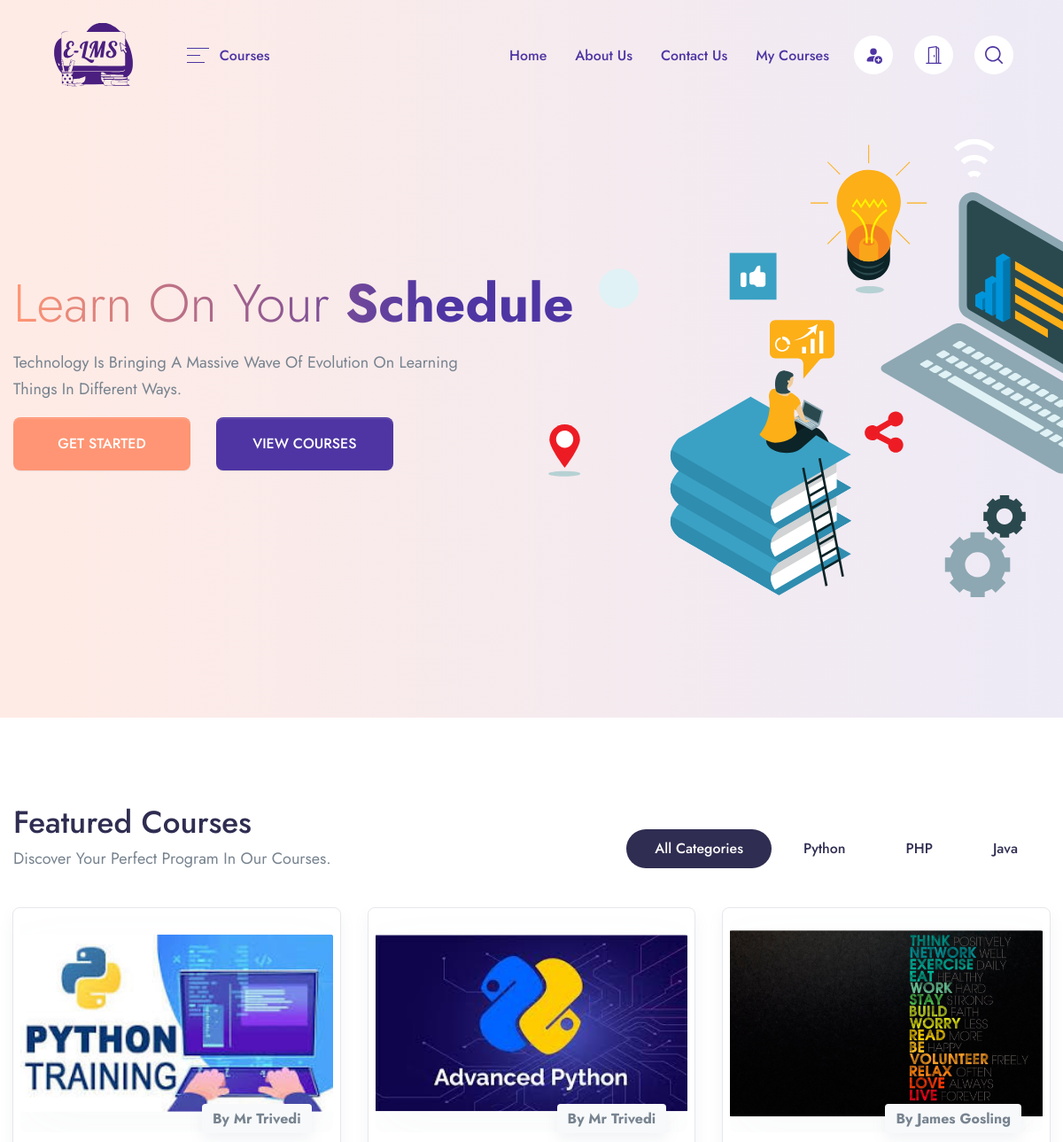
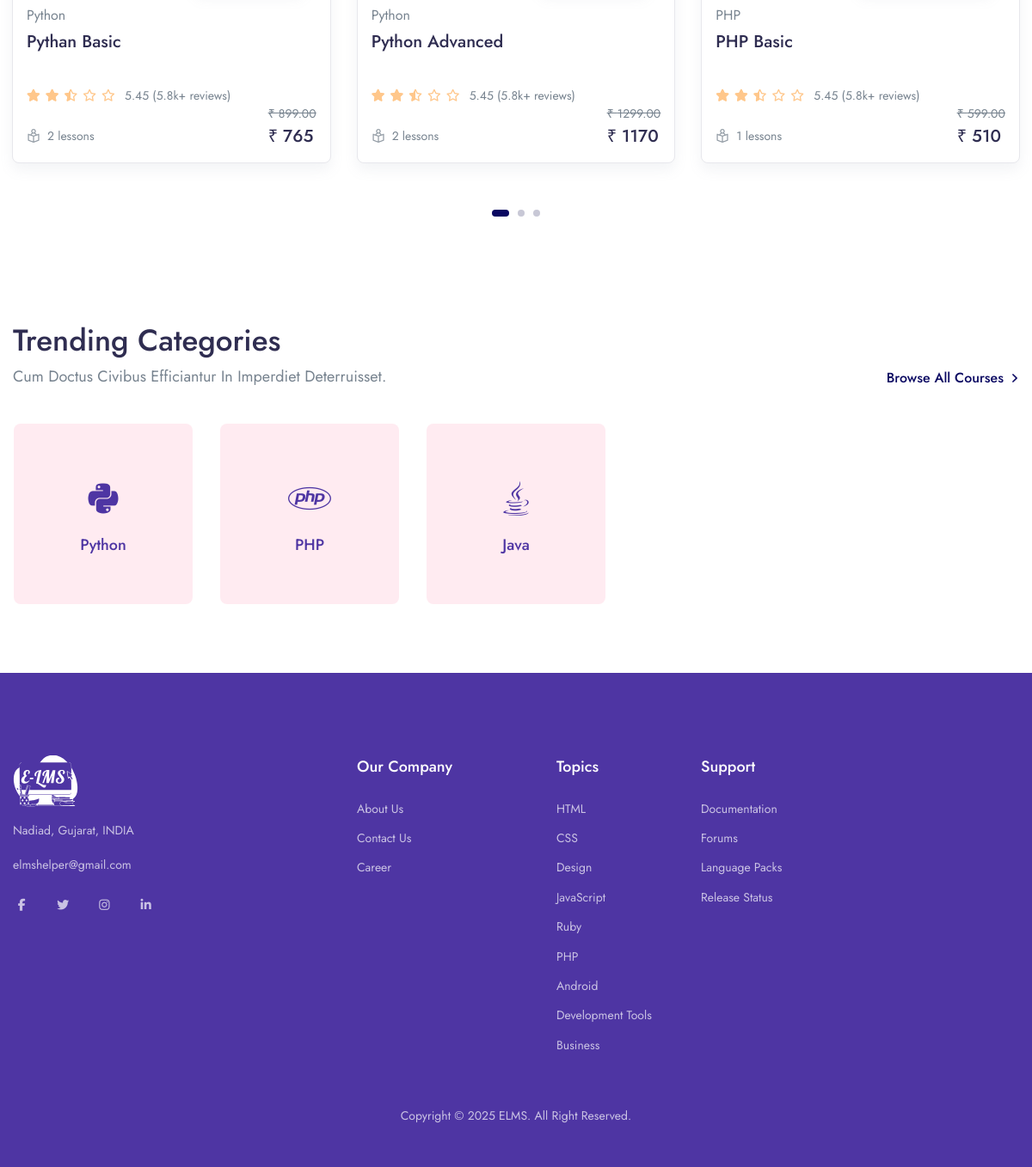
The page / on the database its author committed (2 pictures, top to bottom).
### app/models.py (models this page shows, shortened)
class Categories(models.Model):
    name = models.CharField(max_length=200)
    icon = models.CharField(max_length=200, null=True)

class Course(models.Model):
    course_image = models.ImageField(upload_to="Media/course_image", null=True)
    teacher = models.ForeignKey(Teacher, on_delete=models.CASCADE, related_name="courses")
    title = models.CharField(max_length=255)
    descriptions = models.TextField()
    course_category = models.ForeignKey(Categories, on_delete=models.CASCADE, related_name="courses")
    level = models.ForeignKey(Level, on_delete=models.CASCADE, null=True,)
    language = models.ForeignKey(Language, on_delete=models.CASCADE, null=True,)
    slug = models.SlugField(default='',max_length=500, null=True,blank=True)
    price = models.DecimalField(max_digits=10, decimal_places=2)
    discount = models.DecimalField(max_digits=5, decimal_places=2, null=True, blank=True, default=0)
    def get_absolute_url(self):
        from django.urls import reverse
        return reverse("course_details", kwargs={"slug": self.slug})

class Teacher(models.Model):
    user = models.OneToOneField(Users, on_delete=models.CASCADE, related_name="teacher_profile")
    email = models.EmailField()
    contact_no = models.CharField(max_length=10, null=True, blank=True)
    qualification = models.TextField()
    experience = models.IntegerField(default=0)  # in years
    rating = models.DecimalField(max_digits=3, decimal_places=2, default=0.0)
    bio = models.TextField(null=True, blank=True)

class Users(AbstractUser):
    ROLE_CHOICES = (
        ('student', 'Student'),
        ('teacher', 'Teacher'),
        ('admin', 'Admin'),
    )
    role = models.CharField(max_length=20, choices=ROLE_CHOICES, default='student')

### E_LMS/views.py (the view)
# urls.py: 2. Add a URL to urlpatterns:  path('', views.home, name='home')
def home(request):
    context = get_common_context()
    context['category'] = Categories.objects.all().order_by('id')[0:5]  # limit 5
    context['courses'] = Course.objects.all().order_by('id')[0:5]      # limit 5
    return render(request, "main/index.html", context)

### templates/main/index.html (shortened to what this page needs)
{% extends 'base.html' %}
{% load static %}
{% block content %}
{% load course_tags %}
<section class="py-13 pt-xl-14 mt-n13 pb-lg-12 bg-cover position-relative"
         style="background: linear-gradient(90deg, #FFEBE5 0.13%, #EDEAF6 100.01%);">
    <div class="container-fluid">
        <div class="row align-items-center">
            <div class="col-12 col-md-5 col-lg-5 order-md-2" data-aos="fade-in">
                <img src="{% static 'assets/img/illustrations/illustration-5.svg' %}"
                     class="img-fluid ms-xl-n11 mw-md-174 mb-6 mb-md-0" alt="...">
            </div>
            <div class="col-12 col-md-7 col-lg-7 order-md-1">
                <h1 class="display-2 text-gradient-1 text-capitalize" data-aos="fade-left" data-aos-duration="150">
                    Learn on your <span class="fw-bold">Schedule</span>
                </h1>
                <p class="lead pe-md-8 pe-xl-12 text-capitalize" data-aos="fade-up" data-aos-duration="200">
                    Technology is bringing a massive wave of evolution on learning things in different ways.
                </p>
                <a href="{% url 'register' %}"
                   class="btn btn-tangerine btn-wide rounded-lg mb-4 mb-md-0 me-md-5 text-w" data-aos="fade-up"
                   data-aos-duration="200">GET STARTED</a>
                <a href="{% url 'all_courses' %}" class="btn btn-gigas btn-wide rounded-lg d-none d-lg-inline-block"
                   data-aos="fade-up" data-aos-duration="200">VIEW COURSES</a>
            </div>
        </div>
    </div>
</section>
<section class="pt-5 pb-9 py-md-11 bg-white"cd>
        <div class="container container-wd">
            <div class="row align-items-end mb-7">
                <div class="col-xl mb-5 mb-xl-0">
                    <h1 class="mb-1">Featured Courses</h1>
                    <p class="font-size-lg text-capitalize mb-0">Discover your perfect program in our courses.</p>
                </div>
                <div class="col-xl-auto">
                    <div class="nav justify-content-lg-start justify-content-xl-center justify-content-center tab-nav-1" id="pills-tab" role="tablist">
                        <a class="btn-sm btn-pill me-1 mb-1 text-dark fw-medium px-6 active" id="pills-all-tab" data-bs-toggle="tab" href="#pills-all" role="tab" aria-controls="pills-all" aria-selected="true">
                            All Categories
                        </a>
                        {% for i in category%}
                        <a class="btn-sm btn-pill me-1 mb-1 text-dark fw-medium px-6" id="pills-art-tab" data-bs-toggle="tab" href="#pills-{{ i.id }}" role="tab" aria-controls="pills-art" aria-selected="false">
                            {{ i.name }}
                        </a>
                        {% endfor %}
                    </div>
                </div>
            </div>
            <div class="tab-content flickity-tab" id="pills-tabContent">
                <div class="tab-pane fade show active" id="pills-all" role="tabpanel" aria-labelledby="pills-all-tab">
                    <div class="mx-n4 flickity-button-outset" data-flickity='{"pageDots": true, "prevNextButtons": true, "cellAlign": "left", "wrapAround": true, "imagesLoaded": true}'>
                        {% for i in courses %}
                        <div class="col-12 col-md-6 col-xl-4 col-wd-3 pb-4 pb-md-7" style="padding-right:15px;padding-left:15px;">
                            <div class="card border shadow p-2 rounded-lg sk-fade">
                                <div class="card-zoom position-relative">
                                    <a href="{{ i.get_absolute_url }}" class="card-img sk-thumbnail img-ratio-9 d-block">
                                        <img class="rounded shadow-light-lg" src="{{ i.course_image.url }}" alt="{{ i.title }}">
                                    </a>
                                </div>
                                <div class="card-footer px-2 pb-2 mb-1 pt-4 position-relative">
                                    <div class="position-absolute top-0 right-0 mt-n6 me-5 rounded shadow bg-light px-3 py-1">
                                        <strong>By {{ i.teacher.user.get_full_name|default:i.teacher.user.username }}</strong>
                                    </div>
                                    <a href="{{ i.get_absolute_url }}"><span class="mb-1 d-inline-block text-gray-800">{{ i.course_category.name }}</span></a>
                                    <div class="position-relative">
                                        <a href="{{ i.get_absolute_url }}" class="d-block stretched-link"><h4 class="line-clamp-2 h-md-48 h-lg-58 me-md-6 me-lg-10 me-xl-4 mb-2">{{ i.title }}</h4></a>
                                        <div class="d-lg-flex align-items-end flex-wrap mb-n1">
                                            <div class="star-rating mb-2 mb-lg-0 me-lg-3">
                                                <div class="rating" style="width:50%;"></div>
                                            </div>
                                            <div class="font-size-sm">
                                                <span>5.45 (5.8k+ reviews)</span>
                                            </div>
                                        </div>
                                        <div class="row mx-n2 align-items-end">
                                            <div class="col px-2">
                                                <ul class="nav mx-n3">
                                                    <li class="nav-item px-3">
                                                        <div class="d-flex align-items-center">
                                                            <div class="me-2 d-flex icon-uxs text-secondary">
                                                            </div>
                                                            <div class="font-size-sm">{{ i.video_set.all.count }} lessons</div>
                                                        </div>
                                                    </li>
                                                </ul>
                                            </div>
                                            {% if i.price == 0 %}
                                            <div class="col-auto px-2 text-right">
                                                <br>
                                                <ins class="h4 mb-0 d-block mb-lg-n1 badge badge-primary">Free</ins>
                                            </div>
                                            {% else %}
                                            <div class="col-auto px-2 text-right">
                                                <del class="font-size-sm">₹ {{ i.price }}</del>
                                                <ins class="h4 mb-0 d-block mb-lg-n1">₹ {% discount_calculation i.price i.discount %}</ins>
                                            </div>
                                            {% endif %}
                                        </div>
                                    </div>
                                </div>
                            </div>
                        </div>
                        {% endfor %}
                    </div>
                </div>
            </div>
        </div>
</section>
<section class="py-5 py-md-8 bg-white">
    <div class="container container-wd">
        <div class="row align-items-end mb-md-7 mb-4">
            <div class="col-md mb-4 mb-md-0">
                <h1 class="mb-1">Trending Categories</h1>
                <p class="font-size-lg mb-0 text-capitalize">Cum doctus civibus efficiantur in imperdiet deterruisset.</p>
            </div>
            <div class="col-md-auto">
                <a href="{% url 'all_courses' %}" class="d-flex align-items-center fw-medium">
                    Browse All Courses
                    <div class="ms-2 d-flex">
                    </div>
                </a>
            </div>
        </div>
        <div class="row row-cols-2 row-cols-md-3 row-cols-xl-5 row-cols-wd-6">
            {% for i in category %}
            <div class="col mb-md-6 mb-4 px-2 px-md-4">
                <a href="./course-list-v6.html" class="card bg-lavender hover-gradient-1 rounded-lg p-md-5 p-3 h-210p text-center lift">
                    <div class="mt-7 text-gigas display-4">
                        <i class="{{ i.icon }}"></i>
                        <div class="card-footer px-0 pb-0 pt-4">
                            <h5 class="mb-0 line-clamp-2 text-gigas">{{ i.name }}</h5>
                        </div>
                    </div>
                </a>
            </div>
            {% endfor %}
        </div>
    </div>
</section>
{% endblock %}

### rows shown on the page
Categories: name "Python"
Categories: name "PHP"
Categories: name "Java"
Course: course_image (picture), teacher.user.get_full_name "Mr Trivedi", course_category.name "Python", title "Pythan Basic", video_set.all.count "2", price "899.00", price+discount "765"
Course: course_image (picture), teacher.user.get_full_name "Mr Trivedi", course_category.name "Python", title "Python Advanced", video_set.all.count "2", price "1299.00", price+discount "1170"
Course: course_image (picture), teacher.user.get_full_name "James Gosling", course_category.name "PHP", title "PHP Basic", video_set.all.count "1", price "599.00", price+discount "510"
